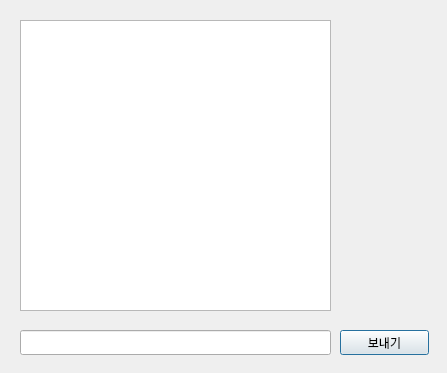
<?xml version="1.0" encoding="UTF-8"?>
<ui version="4.0">
 <class>chat</class>
 <widget class="QDialog" name="chat">
  <property name="geometry">
   <rect>
    <x>0</x>
    <y>0</y>
    <width>447</width>
    <height>373</height>
   </rect>
  </property>
  <property name="windowTitle">
   <string>고객센터</string>
  </property>
  <widget class="QTextBrowser" name="textbox">
   <property name="geometry">
    <rect>
     <x>20</x>
     <y>20</y>
     <width>311</width>
     <height>291</height>
    </rect>
   </property>
  </widget>
  <widget class="QLineEdit" name="write">
   <property name="geometry">
    <rect>
     <x>20</x>
     <y>330</y>
     <width>311</width>
     <height>25</height>
    </rect>
   </property>
  </widget>
  <widget class="QPushButton" name="send_btn">
   <property name="geometry">
    <rect>
     <x>340</x>
     <y>330</y>
     <width>89</width>
     <height>25</height>
    </rect>
   </property>
   <property name="text">
    <string>보내기</string>
   </property>
  </widget>
 </widget>
 <resources/>
 <connections/>
</ui>
